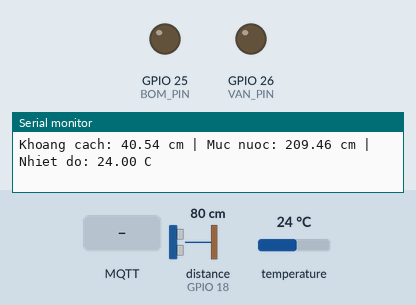
Simulated run of this sketch. Board: ESP32. Parts: output pins drawn as LEDs (lit = HIGH), the last lines printed to the serial monitor. Wiring (inferred from the names in the program): ultrasonic range finder: trigger GPIO 5; echo GPIO 18. Inputs (shaded band) come from the test bench; at power-on: distance to the obstacle (sensor on GPIO 18) 80 cm, temperature 24 °C. The echo pulse lasts 58.3 µs per cm; WiFi joins after 1.5 s; servers stay silent unless stated; random numbers use the default seed unless the sketch sets one; no MQTT or app messages arrive unless stated; pins used as bus, display or sensor lines are not drawn.

Above: at 2.3 s.
2.4 s: distance to the obstacle (sensor on GPIO 18) set to 97 cm
At 4.2 s:
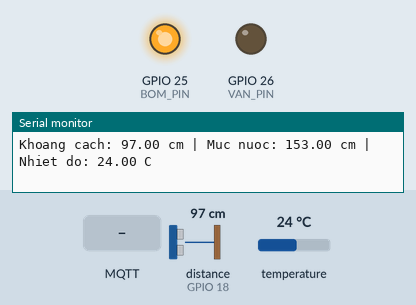
5.0 s: distance to the obstacle (sensor on GPIO 18) set to 103 cm
6.5 s: MQTT message "manual" arrives on the first subscribed topic
At 7.5 s:
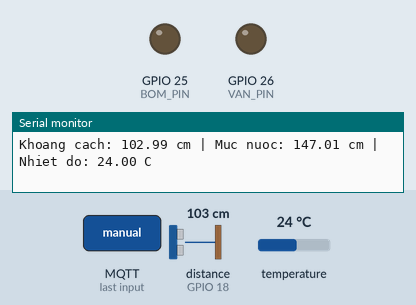
8.1 s: MQTT message "auto" arrives on the first subscribed topic
At 9.5 s:
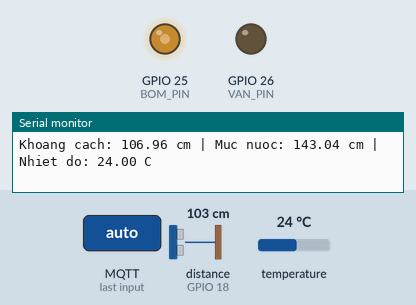
Timing chart, 0 to 11.1 s (numbered marks = the images above; inputs shaded):
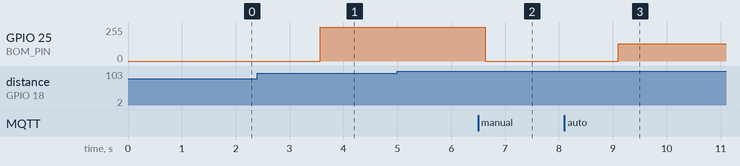

The sketch:

sketch_de4lab3.ino
```cpp
#include <Arduino.h>
#include <WiFi.h>
#include <PubSubClient.h>
#include <OneWire.h>
#include <DallasTemperature.h>

// ================= WIFI + MQTT =================
const char* ssid = "Wokwi-GUEST";
const char* password = "";

const char* mqtt_server = "broker.emqx.io";
const int mqtt_port = 1883;

const char* topic_data = "aquaculture/data";
const char* topic_command = "aquaculture/command";
const char* topic_status = "aquaculture/status";

// ================= GPIO =================
#define TRIG_PIN 5
#define ECHO_PIN 18
#define DS_PIN 15
#define BOM_PIN 25
#define VAN_PIN 26

// ================= SENSOR =================
OneWire oneWire(DS_PIN);
DallasTemperature ds18b20(&oneWire);

WiFiClient espClient;
PubSubClient mqtt(espClient);

// ================= DATA =================
struct SensorData {
  float distance;
  float waterLevel;
  float temperature;
};

struct AlertData {
  float waterLevel;
};

QueueHandle_t dataQueue;
QueueHandle_t alertQueue;
SemaphoreHandle_t controlMutex;

// ================= CONTROL =================
bool autoMode = true;
bool bomState = false;
bool vanState = false;
int bomPWM = 0;

const float CHIEU_CAO_BE = 250.0; // cm

// ================= MQTT CALLBACK =================
void mqttCallback(char* topic, byte* payload,
                  unsigned int length) {
  String cmd = "";

  for (int i = 0; i < length; i++) {
    cmd += (char)payload[i];
  }

  cmd.trim();

  xSemaphoreTake(controlMutex, portMAX_DELAY);

  if (cmd == "auto") {
    autoMode = true;
  }
  else if (cmd == "manual") {
    autoMode = false;
    bomState = false;
    vanState = false;
    bomPWM = 0;
  }
  else if (!autoMode) {
    if (cmd == "bom_on") {
      bomState = true;
      bomPWM = 255;
    }
    else if (cmd == "bom_off") {
      bomState = false;
      bomPWM = 0;
    }
    else if (cmd == "van_on") {
      vanState = true;
    }
    else if (cmd == "van_off") {
      vanState = false;
    }
  }

  xSemaphoreGive(controlMutex);
}

// ================= MQTT CONNECT =================
void reconnectMQTT() {
  while (!mqtt.connected()) {
    String clientID = "ESP32-Aqua-";
    clientID += String(random(0xffff), HEX);

    if (mqtt.connect(clientID.c_str())) {
      mqtt.subscribe(topic_command);
    } else {
      vTaskDelay(pdMS_TO_TICKS(2000));
    }
  }
}

// ================= READ HC-SR04 =================
float docKhoangCach() {
  digitalWrite(TRIG_PIN, LOW);
  delayMicroseconds(2);

  digitalWrite(TRIG_PIN, HIGH);
  delayMicroseconds(10);

  digitalWrite(TRIG_PIN, LOW);

  long duration = pulseIn(ECHO_PIN, HIGH, 30000);

  if (duration == 0) return -1;

  return duration * 0.0343 / 2.0;
}

// ================= TASK DOC SENSOR =================
void Task_DocData(void* pvParameters) {
  while (1) {
    SensorData data;

    data.distance = docKhoangCach();

    if (data.distance >= 0 &&
        data.distance <= CHIEU_CAO_BE) {
      data.waterLevel =
          CHIEU_CAO_BE - data.distance;
    } else {
      data.waterLevel = -1;
    }

    ds18b20.requestTemperatures();
    data.temperature =
        ds18b20.getTempCByIndex(0);

    // Serial
    Serial.print("Khoang cach: ");
    Serial.print(data.distance);
    Serial.print(" cm | Muc nuoc: ");
    Serial.print(data.waterLevel);
    Serial.print(" cm | Nhiet do: ");
    Serial.print(data.temperature);
    Serial.println(" C");

    // Gui data Queue
    xQueueOverwrite(dataQueue, &data);

    // Gui alert Queue
    AlertData alert;
    alert.waterLevel = data.waterLevel;
    xQueueOverwrite(alertQueue, &alert);

    vTaskDelay(pdMS_TO_TICKS(2000));
  }
}

// ================= TASK CANH BAO =================
void Task_CanhBao(void* pvParameters) {
  AlertData alert;

  TickType_t thoiDiemBatDau = 0;
  TickType_t thoiGianChay = 0;
  bool dangChay = false;

  while (1) {
    if (xQueueReceive(alertQueue, &alert,
                     pdMS_TO_TICKS(50)) == pdTRUE) {

      xSemaphoreTake(controlMutex, portMAX_DELAY);

      if (autoMode && !dangChay) {
        float H = alert.waterLevel / 100.0;

        // H = 1m - 1.5m
        if (H >= 1.0 && H < 1.5) {
          bomState = true;
          bomPWM = 128;
          vanState = false;

          thoiGianChay = pdMS_TO_TICKS(10000);
          thoiDiemBatDau = xTaskGetTickCount();
          dangChay = true;
        }

        // H = 1.5m - 2m
        else if (H >= 1.5 && H <= 2.0) {
          bomState = true;
          bomPWM = 255;
          vanState = false;

          thoiGianChay = pdMS_TO_TICKS(20000);
          thoiDiemBatDau = xTaskGetTickCount();
          dangChay = true;
        }

        // H < 0.5m
        else if (H >= 0 && H < 0.5) {
          bomState = false;
          bomPWM = 0;
          vanState = true;

          thoiGianChay = pdMS_TO_TICKS(10000);
          thoiDiemBatDau = xTaskGetTickCount();
          dangChay = true;
        }
      }

      xSemaphoreGive(controlMutex);
    }

    // Ket thuc chu ky
    xSemaphoreTake(controlMutex, portMAX_DELAY);

    if (dangChay &&
        (xTaskGetTickCount() - thoiDiemBatDau
         >= thoiGianChay)) {

      bomState = false;
      bomPWM = 0;
      vanState = false;
      dangChay = false;
    }

    // Neu Manual: Auto khong dieu khien
    if (!autoMode) {
      dangChay = false;
    }

    // Cap nhat GPIO
    ledcWrite(BOM_PIN, bomState ? bomPWM : 0);
    digitalWrite(VAN_PIN, vanState ? HIGH : LOW);

    xSemaphoreGive(controlMutex);

    vTaskDelay(pdMS_TO_TICKS(50));
  }
}

// ================= TASK MQTT =================
void Task_TruyenData(void* pvParameters) {
  SensorData data;
  unsigned long lastStatus = 0;

  while (1) {
    // WiFi
    if (WiFi.status() != WL_CONNECTED) {
      WiFi.begin(ssid, password);

      while (WiFi.status() != WL_CONNECTED) {
        vTaskDelay(pdMS_TO_TICKS(500));
      }
    }

    // MQTT
    if (!mqtt.connected()) {
      reconnectMQTT();
    }

    mqtt.loop();

    // Doc data Queue
    if (xQueueReceive(dataQueue, &data,
                      pdMS_TO_TICKS(100)) == pdTRUE) {

      char json[150];

      snprintf(json, sizeof(json),
        "{\"distance\":%.2f,"
        "\"water_level\":%.2f,"
        "\"temperature\":%.2f}",
        data.distance,
        data.waterLevel,
        data.temperature);

      mqtt.publish(topic_data, json);
    }

    // Trang thai he thong
    if (millis() - lastStatus >= 1000) {
      lastStatus = millis();

      char status[100];

      xSemaphoreTake(controlMutex, portMAX_DELAY);

      snprintf(status, sizeof(status),
        "{\"mode\":\"%s\","
        "\"pump\":%d,"
        "\"valve\":%d}",
        autoMode ? "auto" : "manual",
        bomState,
        vanState);

      xSemaphoreGive(controlMutex);

      mqtt.publish(topic_status, status);
    }

    vTaskDelay(pdMS_TO_TICKS(10));
  }
}

// ================= SETUP =================
void setup() {
  Serial.begin(115200);

  pinMode(TRIG_PIN, OUTPUT);
  pinMode(ECHO_PIN, INPUT);
  pinMode(VAN_PIN, OUTPUT);

  digitalWrite(TRIG_PIN, LOW);
  digitalWrite(VAN_PIN, LOW);

  // PWM BOM
  ledcAttach(BOM_PIN, 1000, 8);
  ledcWrite(BOM_PIN, 0);

  // DS18B20
  ds18b20.begin();
  ds18b20.setResolution(12);

  // MQTT
  mqtt.setServer(mqtt_server, mqtt_port);
  mqtt.setCallback(mqttCallback);
  mqtt.setBufferSize(256);

  // Queue
  dataQueue = xQueueCreate(1, sizeof(SensorData));
  alertQueue = xQueueCreate(1, sizeof(AlertData));

  // Mutex
  controlMutex = xSemaphoreCreateMutex();

  // Task
  xTaskCreatePinnedToCore(
    Task_DocData, "DocData", 4096,
    NULL, 2, NULL, 1);

  xTaskCreatePinnedToCore(
    Task_CanhBao, "CanhBao", 4096,
    NULL, 2, NULL, 1);

  xTaskCreatePinnedToCore(
    Task_TruyenData, "TruyenData", 6144,
    NULL, 1, NULL, 0);
}

void loop() {
  vTaskDelay(pdMS_TO_TICKS(1000));
}
```

Measured:
- after the input at 6.5 s, GPIO 25 (BOM_PIN): 255/255 → 0/255 after 0.13 s
- after the input at 8.1 s, GPIO 25 (BOM_PIN): 0/255 → 128/255 after 1.0 s
